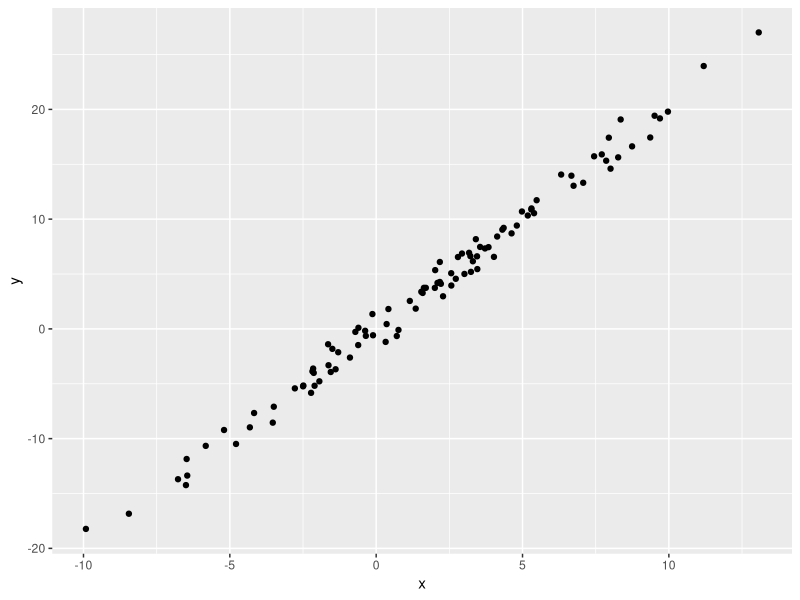

Source code (R):
## ---- chunk 1
library(tidyverse)

df = tibble(
  x = rnorm(100, 2, 5),
  y = 2*x + rnorm(100)
)

df %>% 
  ggplot(aes(x = x, y = y))+ geom_point()
